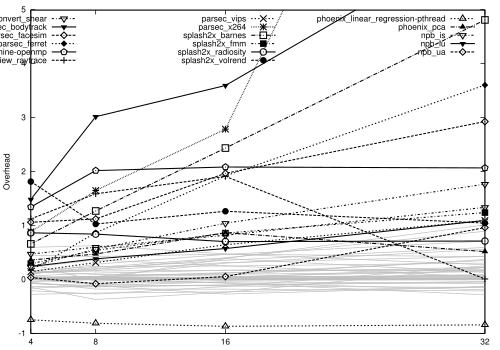

Here is the gnuplot script that generated this plot:
set terminal postscript eps color enhanced "NimbusSanL-Regu, 12" fontfile "/usr/share/texmf-texlive/fonts/type1/urw/helvetic/uhvr8a.pfb"

## LABEL ##
set ylabel "Overhead"

set style line 1 lt 1 pt 14
set style line 2 lt 2 pt 1
set style line 3 lt 3 pt 2
set style line 4 lt 4 pt 3
set style line 5 lt 5 pt 4
set style line 6 lt 6 pt 5
set style line 7 lt 1 pt 6
set style line 8 lt 2 pt 7
set style line 9 lt 3 pt 8
set style line 10 lt 5 pt 9
set style line 11 lt 6 pt 10
set style line 12 lt 1 pt 11
set style line 13 lt 2 pt 12
set style line 14 lt 3 pt 13


set yrange [-1:4.99]

set datafile missing "-"
#set xtics nomirror rotate by -45 font ",8"
set key noenhanced maxrows 8

set style data linespoints
set xtics ("4" 4, "8" 8, "16" 16, "32" 32)

#set style rect fc rgb"black" fs solid 0.1 noborder
#set obj rect from 4, -0.5 to 32, 0.5

plot 'overhead_scalibility_w.dat' using ($1):2 notitle lc rgb"grey" lt -1 pt 0 , \
for [i=3:51] '' using ($1):i notitle lc rgb"grey" lt -1 pt 0, \
for [j=52:68] '' using ($1):j title columnheader(j) w linespoints ls (j-(floor(j/14)*14)+1) lc rgb"black" ps 1.5 pi -1 lw 3



#for [j=41:54] '' using ($1):j title columnheader(j) w linespoints ls (j-(floor(j/14)*14)+1)
